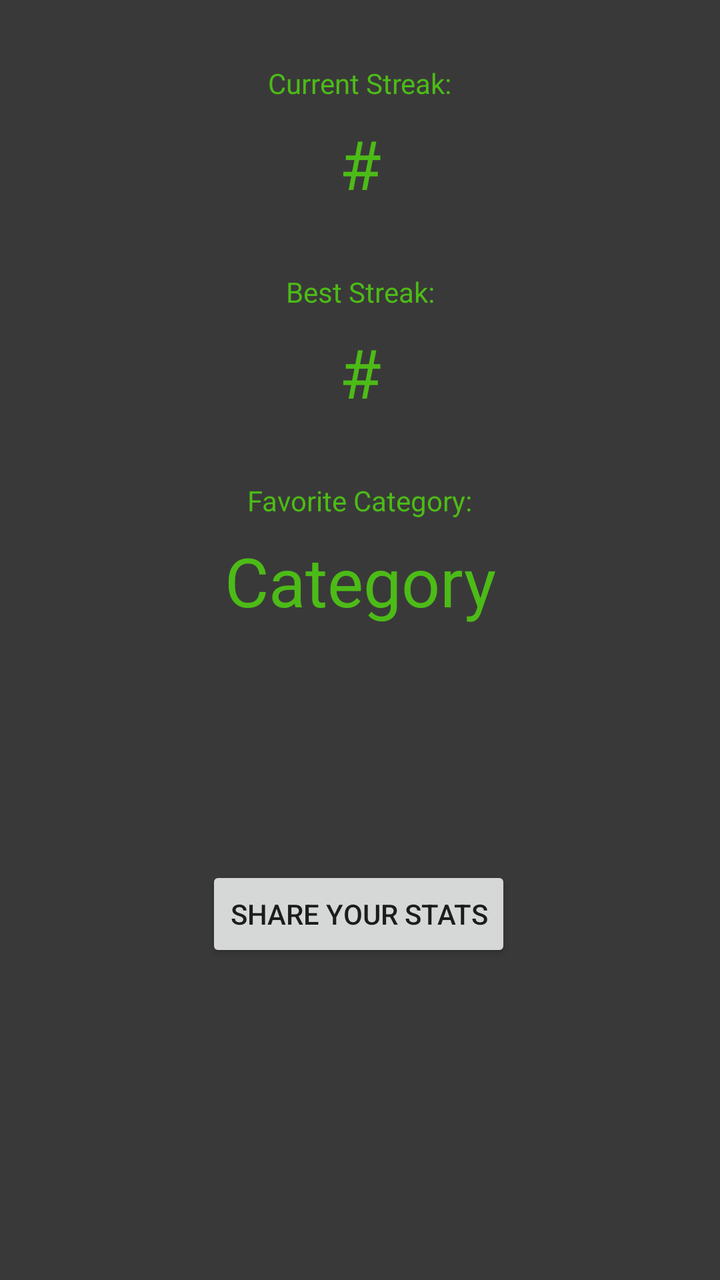
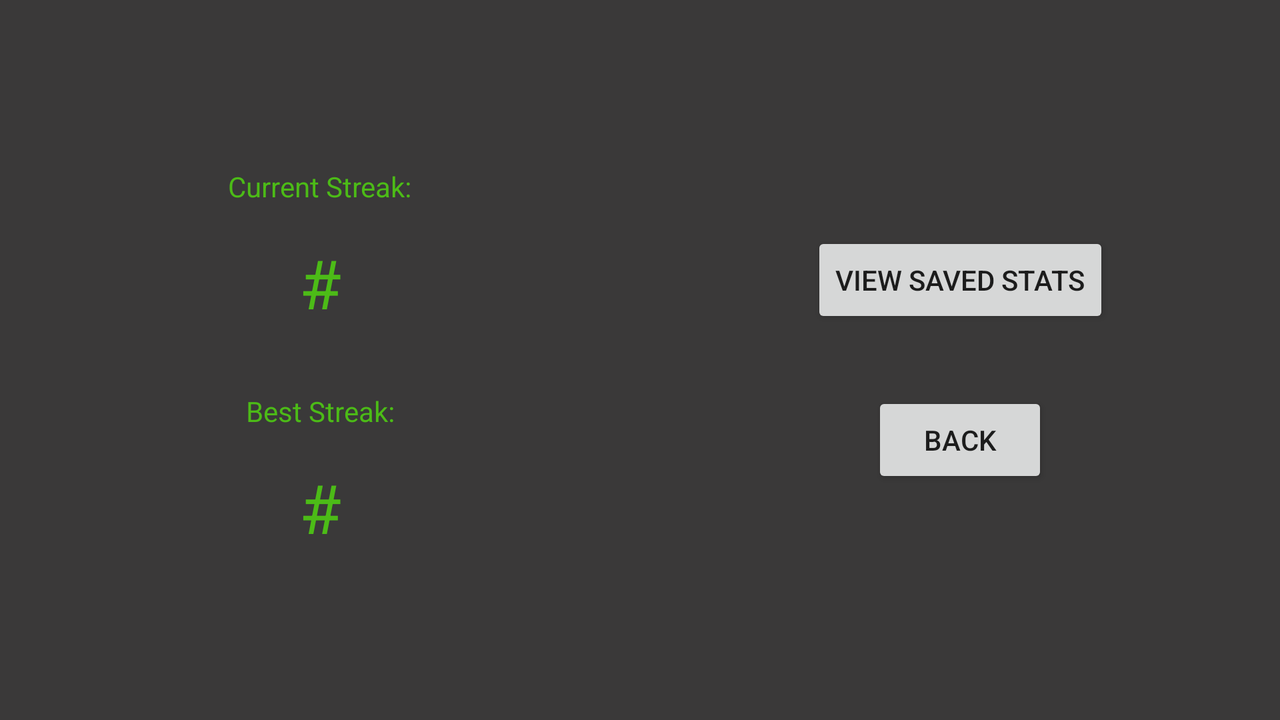

First picture: res/layout/ on a phone held upright. Second picture: the repository's own variant of that layout, on a device whose configuration matches the variant's folder. Source for both follows.
<!-- AndroidManifest.xml: application theme Theme.357Project -->
<!-- res/layout/activity_stats.xml -->
<?xml version="1.0" encoding="utf-8"?>
<androidx.constraintlayout.widget.ConstraintLayout xmlns:android="http://schemas.android.com/apk/res/android"
    xmlns:app="http://schemas.android.com/apk/res-auto"
    xmlns:tools="http://schemas.android.com/tools"
    android:layout_width="match_parent"
    android:layout_height="match_parent"
    android:background="#3A3939"
    tools:context=".StatsActivity">

    <TextView
        android:id="@+id/streakLabel"
        android:layout_width="wrap_content"
        android:layout_height="wrap_content"
        android:layout_marginTop="32dp"
        android:text="Current Streak:"
        android:textColor="#4CBB17"
        app:layout_constraintEnd_toEndOf="parent"
        app:layout_constraintStart_toStartOf="parent"
        app:layout_constraintTop_toTopOf="parent" />

    <TextView
        android:id="@+id/streakValue"
        android:layout_width="wrap_content"
        android:layout_height="wrap_content"
        android:layout_marginTop="8dp"
        android:text="#"
        android:textColor="#4CBB17"
        android:textSize="34sp"
        app:layout_constraintEnd_toEndOf="parent"
        app:layout_constraintStart_toStartOf="parent"
        app:layout_constraintTop_toBottomOf="@+id/streakLabel" />

    <TextView
        android:id="@+id/highestLabel"
        android:layout_width="wrap_content"
        android:layout_height="wrap_content"
        android:layout_marginTop="32dp"
        android:text="Best Streak:"
        android:textColor="#4CBB17"
        app:layout_constraintEnd_toEndOf="parent"
        app:layout_constraintStart_toStartOf="parent"
        app:layout_constraintTop_toBottomOf="@+id/streakValue" />

    <TextView
        android:id="@+id/highestValue"
        android:layout_width="wrap_content"
        android:layout_height="wrap_content"
        android:layout_marginTop="8dp"
        android:text="#"
        android:textColor="#4CBB17"
        android:textSize="34sp"
        app:layout_constraintEnd_toEndOf="parent"
        app:layout_constraintStart_toStartOf="parent"
        app:layout_constraintTop_toBottomOf="@+id/highestLabel" />

    <TextView
        android:id="@+id/faveLabel"
        android:layout_width="wrap_content"
        android:layout_height="wrap_content"
        android:layout_marginTop="32dp"
        android:text="Favorite Category:"
        android:textColor="#4CBB17"
        app:layout_constraintEnd_toEndOf="parent"
        app:layout_constraintStart_toStartOf="parent"
        app:layout_constraintTop_toBottomOf="@+id/highestValue" />

    <TextView
        android:id="@+id/faveValue"
        android:layout_width="wrap_content"
        android:layout_height="wrap_content"
        android:layout_marginTop="8dp"
        android:text="Category"
        android:textColor="#4CBB17"
        android:textSize="34sp"
        app:layout_constraintEnd_toEndOf="parent"
        app:layout_constraintStart_toStartOf="parent"
        app:layout_constraintTop_toBottomOf="@+id/faveLabel" />

    <Button
        android:id="@+id/shareButton"
        android:layout_width="wrap_content"
        android:layout_height="wrap_content"
        android:layout_marginTop="120dp"
        android:text="Share Your Stats"
        app:layout_constraintEnd_toEndOf="parent"
        app:layout_constraintHorizontal_bias="0.497"
        app:layout_constraintStart_toStartOf="parent"
        app:layout_constraintTop_toBottomOf="@+id/faveValue" />

    <Button
        android:id="@+id/stats2home"
        android:layout_width="wrap_content"
        android:layout_height="wrap_content"
        android:layout_marginStart="159dp"
        android:layout_marginTop="17dp"
        android:layout_marginEnd="158dp"
        android:layout_marginBottom="184dp"
        android:text="Back"
        app:layout_constraintBottom_toBottomOf="parent"
        app:layout_constraintEnd_toEndOf="parent"
        app:layout_constraintStart_toStartOf="parent"
        app:layout_constraintTop_toBottomOf="@+id/shareButton" />
</androidx.constraintlayout.widget.ConstraintLayout>
<!-- resources referenced by this layout -->
<resources>
  <style name="Theme.357Project" parent="Theme.MaterialComponents.DayNight.DarkActionBar">
          
          <item name="colorPrimary">@color/dark_gray</item>
          <item name="colorPrimaryVariant">@color/darkish_gray</item>
          <item name="colorOnPrimary">@color/kelly_green</item>
          
          <item name="colorSecondary">@color/dark_gray</item>
          <item name="colorSecondaryVariant">@color/darkish_gray</item>
          <item name="colorOnSecondary">@color/kelly_green</item>
          
          <item name="android:statusBarColor">?attr/colorPrimaryVariant</item>
          
      </style>
  <color name="dark_gray">#242526</color>
  <color name="darkish_gray">#686868</color>
  <color name="kelly_green">#4CBB17</color>
</resources>
<!-- res/layout-land/activity_stats.xml (the author's variant of the layout above) -->
<!-- drawn on the phone turned sideways -->
<?xml version="1.0" encoding="utf-8"?>
<androidx.constraintlayout.widget.ConstraintLayout xmlns:android="http://schemas.android.com/apk/res/android"
    xmlns:app="http://schemas.android.com/apk/res-auto"
    xmlns:tools="http://schemas.android.com/tools"
    android:layout_width="match_parent"
    android:layout_height="match_parent"
    android:background="#3A3939"
    tools:context=".StatsActivity">

    <TextView
        android:id="@+id/highestValue"
        android:layout_width="wrap_content"
        android:layout_height="wrap_content"
        android:layout_marginTop="16dp"
        android:text="#"
        android:textColor="#4CBB17"
        android:textSize="34sp"
        app:layout_constraintEnd_toEndOf="@+id/streakLabel"
        app:layout_constraintStart_toStartOf="@+id/streakLabel"
        app:layout_constraintTop_toBottomOf="@+id/highestLabel" />

    <TextView
        android:id="@+id/highestLabel"
        android:layout_width="wrap_content"
        android:layout_height="wrap_content"
        android:layout_marginTop="16dp"
        android:text="Best Streak:"
        android:textColor="#4CBB17"
        app:layout_constraintEnd_toEndOf="@+id/streakLabel"
        app:layout_constraintStart_toStartOf="@+id/streakLabel"
        app:layout_constraintTop_toTopOf="@+id/guideline4" />

    <TextView
        android:id="@+id/streakLabel"
        android:layout_width="wrap_content"
        android:layout_height="wrap_content"
        android:layout_marginBottom="16dp"
        android:text="Current Streak:"
        android:textColor="#4CBB17"
        app:layout_constraintBottom_toTopOf="@+id/streakValue"
        app:layout_constraintEnd_toStartOf="@+id/guideline2"
        app:layout_constraintStart_toStartOf="parent" />

    <TextView
        android:id="@+id/streakValue"
        android:layout_width="wrap_content"
        android:layout_height="wrap_content"
        android:layout_marginBottom="16dp"
        android:text="#"
        android:textColor="#4CBB17"
        android:textSize="34sp"
        app:layout_constraintBottom_toTopOf="@+id/guideline4"
        app:layout_constraintEnd_toEndOf="@+id/streakLabel"
        app:layout_constraintStart_toStartOf="@+id/streakLabel" />

    <Button
        android:id="@+id/shareButton"
        android:layout_width="wrap_content"
        android:layout_height="wrap_content"
        android:layout_marginBottom="16dp"
        android:text="View Saved Stats"
        app:layout_constraintBottom_toTopOf="@+id/guideline4"
        app:layout_constraintEnd_toEndOf="parent"
        app:layout_constraintStart_toStartOf="@+id/guideline2" />

    <Button
        android:id="@+id/stats2home"
        android:layout_width="wrap_content"
        android:layout_height="wrap_content"
        android:layout_marginTop="16dp"
        android:text="Back"
        app:layout_constraintEnd_toEndOf="parent"
        app:layout_constraintStart_toStartOf="@+id/guideline2"
        app:layout_constraintTop_toTopOf="@+id/guideline4" />

    <androidx.constraintlayout.widget.Guideline
        android:id="@+id/guideline2"
        android:layout_width="wrap_content"
        android:layout_height="wrap_content"
        android:orientation="vertical"
        app:layout_constraintGuide_percent="0.5" />

    <androidx.constraintlayout.widget.Guideline
        android:id="@+id/guideline4"
        android:layout_width="wrap_content"
        android:layout_height="wrap_content"
        android:orientation="horizontal"
        app:layout_constraintGuide_percent="0.5" />
</androidx.constraintlayout.widget.ConstraintLayout>
